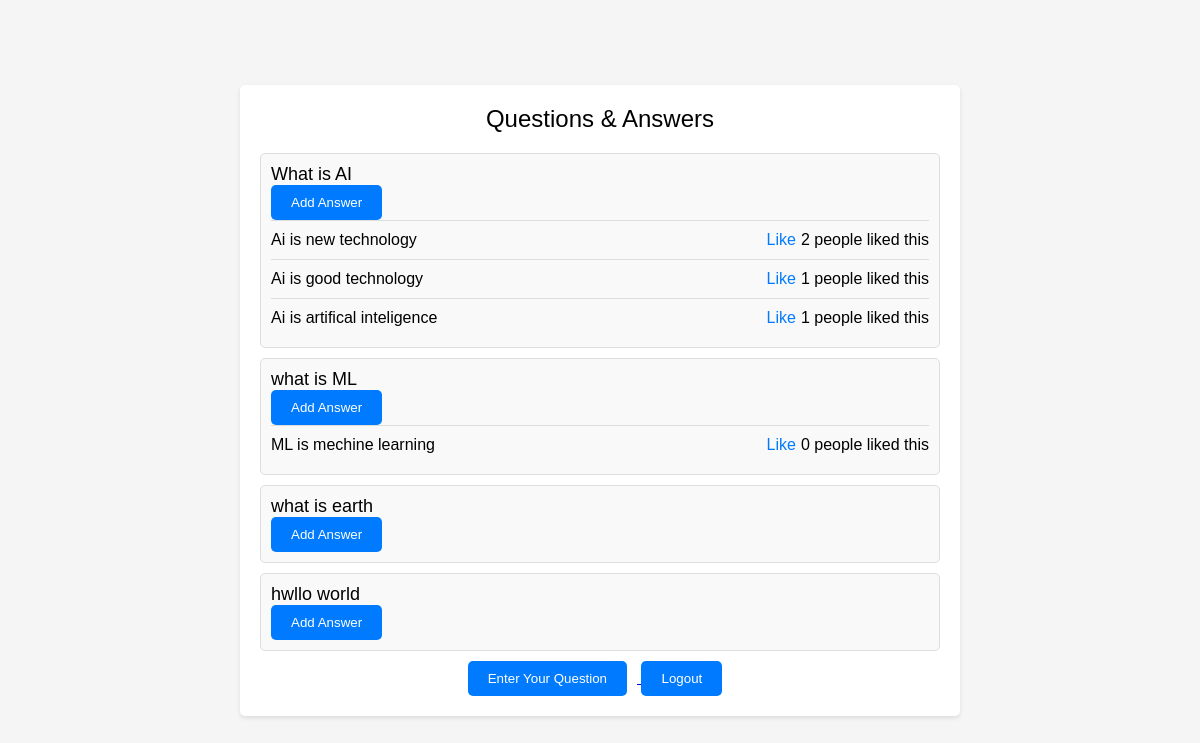
The app's page /home/ (signed in) with its own data.
### quora_app/models.py (models this page shows)
class Question(models.Model):
    text = models.TextField()
    user = models.ForeignKey(Uuser, on_delete=models.CASCADE)
    created_at = models.DateTimeField(auto_now_add=True)

class Answer(models.Model):
    text = models.TextField()
    question = models.ForeignKey(Question, on_delete=models.CASCADE)
    user = models.ForeignKey(Uuser, on_delete=models.CASCADE)
    created_at = models.DateTimeField(auto_now_add=True)

### quora_app/views.py (the view)
# urls.py: 2. Add a URL to urlpatterns:  path('', views.home, name='home')
@never_cache
def home(request):
    if "email" in request.session:
        print("enterd")
        questions = Question.objects.all()
        question_answers = []  # Create an empty list to store answers for each question
        for question in questions:
            answers = Answer.objects.filter(question=question)
            question_answers.append((question, answers))  # Append the question and its answers to the list
        return render(request, 'home.html', {'question_answers': question_answers})
    else:
        return render(request, 'register.html')

### quora_app/templates/home.html (shortened to what this page needs)
<!DOCTYPE html>
<html>
<head>
</head>
<body>
    <div class="container">
        <div class="header">Questions & Answers</div>
        <div class="qa-section">
            {% for question, answers in question_answers %}
            <div class="question">
                <p>{{ question.text }}</p>
                <a href="{% url 'answer_question' question.id %}">
                    <button class="button">Add Answer</button>
                </a>
                <ul class="answer-list">
                    {% for answer in answers %}
                    <li class="answer">
                        <p>{{ answer.text }}</p>
                        <button class="like-button" data-answer-id="{{ answer.id }}">Like</button>
                        <span class="like-count">{{ answer.like_set.count }} people liked this</span>
                    </li>
                    {% endfor %}
                </ul>
            </div>
            {% endfor %}
        </div>
        <a href="{% url 'questions' %}">
            <button class="button">Enter Your Question</button>
        </a>
        <a href="{% url 'logout' %}">
            <button class="button">Logout</button>
        </a>
    </div>
</body>
</html>

### quora_app/templates/home.html (style rules this page uses)
* { margin: 0; padding: 0; box-sizing: border-box; }
body { font-family: Arial, sans-serif; background-color: #f5f5f5; display: flex; justify-content: center; align-items: center; height: 100vh; margin: 0; }
.container { background-color: #fff; border-radius: 5px; box-shadow: 0 2px 4px rgba(0, 0, 0, 0.1); padding: 20px; width: 60%; text-align: center; }
.header { font-size: 24px; margin-bottom: 20px; }
.button { background-color: #007BFF; color: #fff; padding: 10px 20px; border: none; cursor: pointer; border-radius: 5px; margin-right: 10px; transition: background-color 0.3s; }
.qa-section { margin-top: 20px; text-align: left; }
.question { border: 1px solid #ddd; padding: 10px; margin-bottom: 10px; border-radius: 5px; background-color: #f9f9f9; }
.question p { font-size: 18px; }
.answer-list { list-style-type: none; padding: 0; }
.answer { display: flex; justify-content: space-between; align-items: center; padding: 10px 0; border-top: 1px solid #ddd; }
.answer p { margin: 0; flex: 1; font-size: 16px; }
.like-button { background-color: transparent; border: none; cursor: pointer; color: #007BFF; font-size: 16px; }
.like-count { font-size: 16px; margin-left: 5px; }

### records on screen
Question: text "What is AI"
Answer: text "Ai is new technology", like_set.count "2"
Answer: text "Ai is good technology", like_set.count "1"
Answer: text "Ai is artifical inteligence", like_set.count "1"
Question: text "what is ML"
Answer: text "ML is mechine learning", like_set.count "0"
Question: text "what is earth"
Question: text "hwllo world"
